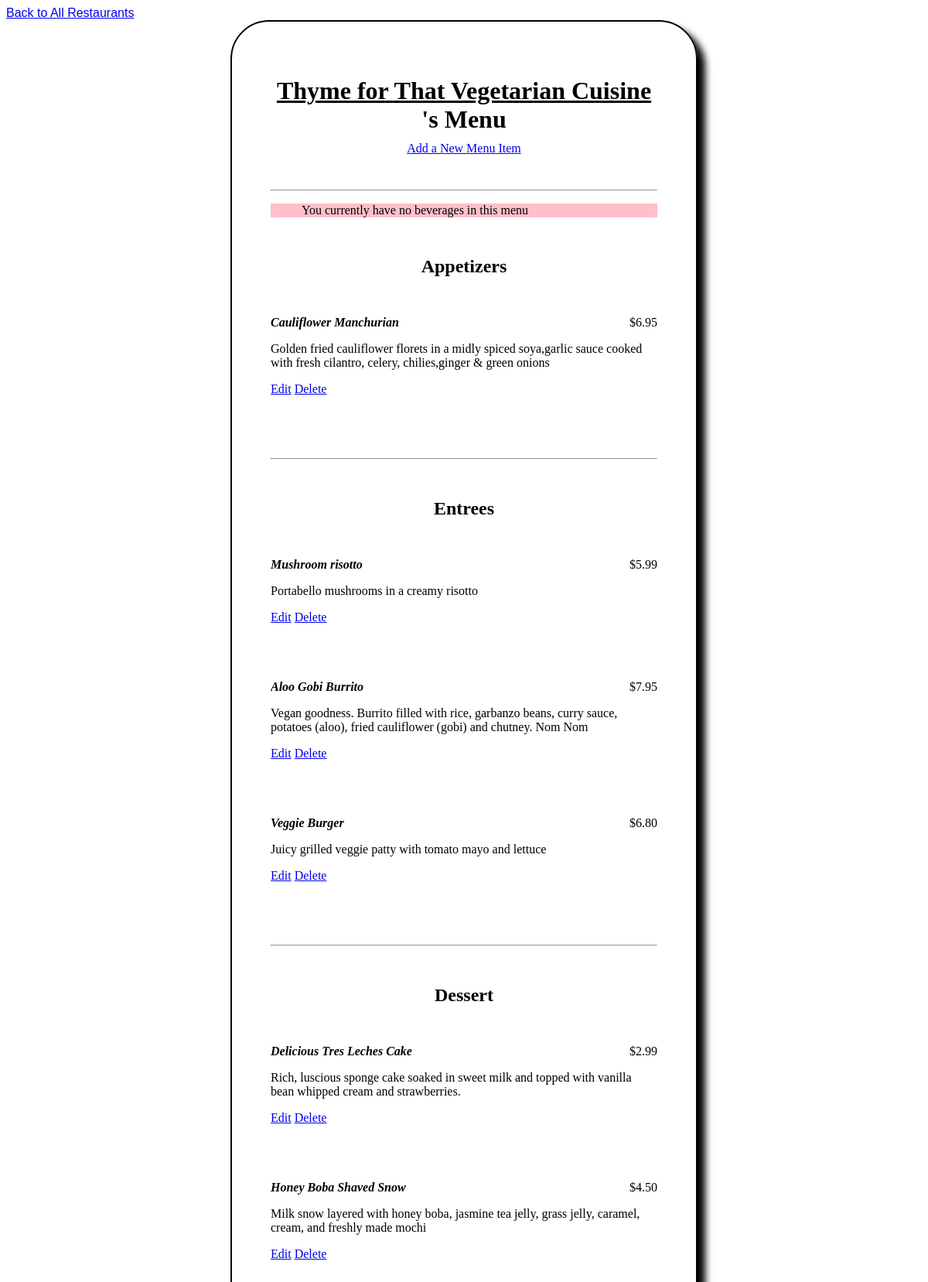
The page /restaurant/20/menu/ on the database its author committed.
### database_setup.py (models this page shows, shortened)
class Restaurant(Base):
	__tablename__ = 'restaurant'
	name = Column(String(80),
				  nullable = False)
	restaurant_id = Column(Integer,
						   primary_key = True)

class MenuItem(Base):
	__tablename__ = 'menu_item'
	name = Column(String(80),
				  nullable = False)
	menu_id = Column(Integer,
					 primary_key = True)
	course = Column(String(250))
	description = Column(String(250))
	price = Column(String(8))
	restaurant_id = Column(Integer,
						   ForeignKey('restaurant.restaurant_id'))
	restaurant = relationship(Restaurant)

### finalproject.py (the view)
@app.route('/restaurant/<int:restaurant_id>/')
@app.route('/restaurant/<int:restaurant_id>/menu/')
def showMenu(restaurant_id):
	session = getSession()
	restaurant = session.query(Restaurant).filter_by(restaurant_id = restaurant_id).one()
	items = session.query(MenuItem).filter_by(restaurant_id = restaurant_id).all()
	appetizers = []
	entrees = []
	desserts = []
	beverages = []
	if items == []:
		flash('You currently have no items in this menu')
	else:
		for item in items:
			if item.course == 'Appetizer':
				appetizers.append(item)
			elif item.course == 'Entree':
				entrees.append(item)
			elif item.course == 'Dessert':
				desserts.append(item)
			elif item.course == 'Beverage':
				beverages.append(item)
		if appetizers == []:
			flash('You currently have no appetizers in this menu')
		if entrees == []:
			flash('You currently have no entrees in this menu')
		if desserts == []:
			flash('You currently have no desserts in this menu')
		if beverages == []:
			flash('You currently have no beverages in this menu')
	session.close()
	return render_template('menu.html',
							restaurant_id = restaurant_id,
							restaurant = restaurant,
							appetizers = appetizers,
							entrees = entrees,
							desserts = desserts,
							beverages = beverages)

### finalproject.py (called while the page is built)
def getSession():
	engine = create_engine('sqlite:///restaurantmenu.db')
	Base.metadata.bind = engine
	DBSession = sessionmaker(bind=engine)
	session = DBSession()
	return session

### templates/menu.html (shortened to what this page needs)
{% extends "base.html" %}
{% block body %}
<a href="{{ url_for('showRestaurants') }}">Back to All Restaurants</a>
	<div class="menu-container">
		<h1 class="menu-name"><span style="text-decoration: underline">{{ restaurant.name }}</span>'s Menu</h1>
		<a class="center-link" href="{{ url_for('newMenuItem', restaurant_id = restaurant_id) }}">Add a New Menu Item</a>
		<br>
		<br>
		<hr>
		{% with messages = get_flashed_messages() %}
			{% if messages %}
				<ul class="flash">
				{% for message in messages %}
					<li>{{ message }}</li>
				{% endfor %}
				</ul>
			{% endif %}
		{% endwith %}
		{% if appetizers %}
		<h2 class="course">Appetizers</h3>
		{% for item in appetizers %}
			<div class="menu-item">
				<div class="name-price">
					<span class="item-name">{{ item.name }}</span>
					<span class="item-price">{{ item.price }}</span>
				</div>
				<p class="item-description">
					{{ item.description }}
				</p>
				<div class="item-links-container">
					<span class="item-links">
						<a href="{{ url_for('editMenuItem', restaurant_id = restaurant_id, menu_id = item.menu_id) }}">Edit</a>
						<a href="{{ url_for('deleteMenuItem', restaurant_id = restaurant_id, menu_id = item.menu_id) }}">Delete</a>
					</span>
				</div>
			</div>
			<br>
			<br>
			<br>
			<br>
		{% endfor %}
		{% endif %}
		{%  if entrees %}
		<hr>
		<h2 class="course">Entrees</h3>
		{% for item in entrees %}
			<div class="menu-item">
				<div class="name-price">
					<span class="item-name">{{ item.name }}</span>
					<span class="item-price">{{ item.price }}</span>
				</div>
				<p class="item-description">
					{{ item.description }}
				</p>
				<div class="item-links-container">
					<span class="item-links">
						<a href="{{ url_for('editMenuItem', restaurant_id = restaurant_id, menu_id = item.menu_id) }}">Edit</a>
						<a href="{{ url_for('deleteMenuItem', restaurant_id = restaurant_id, menu_id = item.menu_id) }}">Delete</a>
					</span>
				</div>
			</div>
			<br>
			<br>
			<br>
			<br>
		{% endfor %}
		{% endif %}
		{% if desserts %}
		<hr>
		<h2 class="course">Dessert</h3>
		{% for item in desserts %}
			<div class="menu-item">
				<div class="name-price">
					<span class="item-name">{{ item.name }}</span>
					<span class="item-price">{{ item.price }}</span>
				</div>
				<p class="item-description">
					{{ item.description }}
				</p>
				<div class="item-links-container">
					<span class="item-links">
						<a href="{{ url_for('editMenuItem', restaurant_id = restaurant_id, menu_id = item.menu_id) }}">Edit</a>
						<a href="{{ url_for('deleteMenuItem', restaurant_id = restaurant_id, menu_id = item.menu_id) }}">Delete</a>
					</span>
				</div>
			</div>
			<br>
			<br>
			<br>
			<br>
		{% endfor %}
		{% endif %}
	</div>
{% endblock %}

### static/styles.css (style rules this page uses)
body { font-family: sans-serif; }
h1 { text-align: center; }
.flash { background-color: pink; list-style-type: none; }
.menu-container { max-width: 500px; margin: 0 auto; padding: 50px; border: 2px solid black; border-radius: 50px; box-shadow: 10px 10px 10px black; font-family: Didot; }
.menu-name { margin-bottom: 10px; }
.course { text-align: center; margin: 50px 0; }
.name-price { overflow: auto; }
.item-name { float: left; font-style: italic; font-weight: 700; }
.item-price { float: right; }
.center-link { display: block; text-align: center; }

### rows shown on the page
Restaurant: name "Thyme for That Vegetarian Cuisine"
MenuItem: name "Cauliflower Manchurian", price "$6.95", description "Golden fried cauliflower florets in a midly spiced soya,garlic sauce cooked with fresh cilantro, celery, chilies,ginger & green onions"
MenuItem: name "Mushroom risotto", price "$5.99", description "Portabello mushrooms in a creamy risotto"
MenuItem: name "Aloo Gobi Burrito", price "$7.95", description "Vegan goodness. Burrito filled with rice, garbanzo beans, curry sauce, potatoes (aloo), fried cauliflower (gobi) and chutney. Nom Nom"
MenuItem: name "Veggie Burger", price "$6.80", description "Juicy grilled veggie patty with tomato mayo and lettuce"
MenuItem: name "Delicious Tres Leches Cake", price "$2.99", description "Rich, luscious sponge cake soaked in sweet milk and topped with vanilla bean whipped cream and strawberries."
MenuItem: name "Honey Boba Shaved Snow", price "$4.50", description "Milk snow layered with honey boba, jasmine tea jelly, grass jelly, caramel, cream, and freshly made mochi"

### other values the page prints
{{ message }} "You currently have no beverages in this menu"
